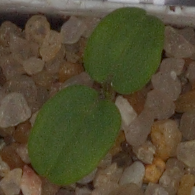
#> input picture test.png, 195 x 195 px
$ python img_mask_rgb.py
#> lines starting #> are read from the running program, lines starting #| are printed output that depends on the picture; after the words box and inside, x2 and y2 are one past the last pixel; in counts of white or black regions, pixels touching at a corner belong together
import cv2
import numpy as np

print('Please enter the file path: ')
img_file_path=input()
#> the answer given: test.png

### 이미지를 초록색 제외 검은색으로 배경분리하는 함수
def green_img_mask(file_path):
#> called with file_path = 'test.png'
    image_bgr = cv2.imread(file_path) # 이미지 읽기
#> image_bgr is the input picture: shape (195, 195, 3); mean B, G, R 50.6, 75.9, 83.3

    image_hsv = cv2.cvtColor(image_bgr, cv2.COLOR_BGR2HSV) # BGR에서 HSV로 변환
#> image_hsv: shape (195, 195, 3); mean H, S, V 24.6, 113.5, 87.5

    lower_green = np.array([25,40,40]) # HSV에서 색의 값 범위 정의

    upper_green = np.array([85,255,255]) # hue(색상), saturation(채도), value(명도)

    mask = cv2.inRange(image_hsv, lower_green, upper_green) # 마스크를 만듬
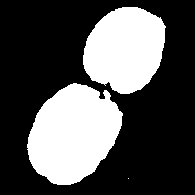
#> mask: shape (195, 195); 32.5% white; 3 white regions (1 under 20 px), largest, box (x1, y1, x2, y2) and area: (27, 83, 123, 185) 6905, (83, 7, 166, 94) 5434

    image_bgr_masked = cv2.bitwise_and(image_bgr, image_bgr, mask=mask) # 이미지에 마스크를 적용
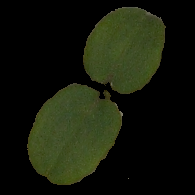
#> image_bgr_masked: shape (195, 195, 3); mean B, G, R 11, 24.7, 20.6

    return image_bgr_masked

### 이미지 픽셀의 평균 색상값 hex로 도출, 면적계산
def img_average_color_and_area(img):

    img_rgb = cv2.cvtColor(img, cv2.COLOR_BGR2RGB) # rgb변환

    img_size = img_rgb.shape[0]*img_rgb.shape[1] # 이미지 사이즈저장
#> img_size = 38025

    img_1D = img_rgb.reshape(img_size,3) # 이미지를 1D로 변환

    black_li = []
    for i in range(img_size): # 검은색 픽셀 위치 리스트에 저장
        if str(img_1D[i]) == '[0 0 0]':
            black_li.append(i)
#> after the loop, black_li = 25685 items

    img_none_black = np.delete(img_1D, black_li, axis=0) #img에서 검은색 픽셀 제거
    color_mean = img_none_black.mean(axis=0) # 평균 색상값 계산
#> color_mean = [63.58, 76.14, 34.04]

    r,g,b = color_mean.astype(int) # rgb값 int변환
#> r = 63; g = 76; b = 34

    hex = ('{:X}{:X}{:X}').format(r, g, b) # hex변환
#> hex = '3F4C22'

    return hex, len(img_none_black) #hex값, black픽셀을 제외한 픽셀개수


img = green_img_mask(img_file_path)
print(img_average_color_and_area(img))
#| ('3F4C22', 12340)
